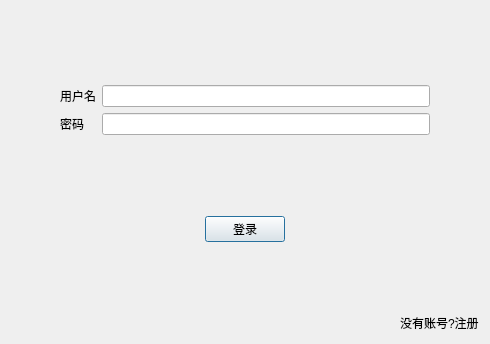
<?xml version="1.0" encoding="UTF-8"?>
<ui version="4.0">
 <class>dialog_login</class>
 <widget class="QDialog" name="dialog_login">
  <property name="geometry">
   <rect>
    <x>0</x>
    <y>0</y>
    <width>490</width>
    <height>344</height>
   </rect>
  </property>
  <property name="windowTitle">
   <string>Dialog</string>
  </property>
  <layout class="QVBoxLayout" name="verticalLayout">
   <item>
    <spacer name="verticalSpacer">
     <property name="orientation">
      <enum>Qt::Vertical</enum>
     </property>
     <property name="sizeHint" stdset="0">
      <size>
       <width>20</width>
       <height>54</height>
      </size>
     </property>
    </spacer>
   </item>
   <item>
    <layout class="QHBoxLayout" name="horizontalLayout_2">
     <item>
      <spacer name="horizontalSpacer_2">
       <property name="orientation">
        <enum>Qt::Horizontal</enum>
       </property>
       <property name="sizeType">
        <enum>QSizePolicy::Preferred</enum>
       </property>
       <property name="sizeHint" stdset="0">
        <size>
         <width>40</width>
         <height>20</height>
        </size>
       </property>
      </spacer>
     </item>
     <item>
      <widget class="QWidget" name="ww" native="true">
       <property name="sizePolicy">
        <sizepolicy hsizetype="Expanding" vsizetype="Preferred">
         <horstretch>0</horstretch>
         <verstretch>0</verstretch>
        </sizepolicy>
       </property>
       <layout class="QFormLayout" name="formLayout">
        <item row="0" column="0">
         <widget class="QLabel" name="label">
          <property name="text">
           <string>用户名</string>
          </property>
         </widget>
        </item>
        <item row="0" column="1">
         <widget class="QLineEdit" name="lineEdit"/>
        </item>
        <item row="1" column="0">
         <widget class="QLabel" name="label_2">
          <property name="text">
           <string>密码</string>
          </property>
         </widget>
        </item>
        <item row="1" column="1">
         <widget class="QLineEdit" name="lineEdit_2">
          <property name="text">
           <string/>
          </property>
          <property name="echoMode">
           <enum>QLineEdit::Password</enum>
          </property>
         </widget>
        </item>
       </layout>
      </widget>
     </item>
     <item>
      <spacer name="horizontalSpacer_3">
       <property name="orientation">
        <enum>Qt::Horizontal</enum>
       </property>
       <property name="sizeType">
        <enum>QSizePolicy::Preferred</enum>
       </property>
       <property name="sizeHint" stdset="0">
        <size>
         <width>40</width>
         <height>20</height>
        </size>
       </property>
      </spacer>
     </item>
    </layout>
   </item>
   <item>
    <spacer name="verticalSpacer_2">
     <property name="orientation">
      <enum>Qt::Vertical</enum>
     </property>
     <property name="sizeHint" stdset="0">
      <size>
       <width>20</width>
       <height>54</height>
      </size>
     </property>
    </spacer>
   </item>
   <item>
    <layout class="QHBoxLayout" name="horizontalLayout_3">
     <item>
      <widget class="QPushButton" name="btn_login">
       <property name="sizePolicy">
        <sizepolicy hsizetype="Fixed" vsizetype="Fixed">
         <horstretch>0</horstretch>
         <verstretch>0</verstretch>
        </sizepolicy>
       </property>
       <property name="text">
        <string>登录</string>
       </property>
      </widget>
     </item>
    </layout>
   </item>
   <item>
    <spacer name="verticalSpacer_3">
     <property name="orientation">
      <enum>Qt::Vertical</enum>
     </property>
     <property name="sizeHint" stdset="0">
      <size>
       <width>20</width>
       <height>54</height>
      </size>
     </property>
    </spacer>
   </item>
   <item>
    <layout class="QHBoxLayout" name="horizontalLayout">
     <item>
      <spacer name="horizontalSpacer">
       <property name="orientation">
        <enum>Qt::Horizontal</enum>
       </property>
       <property name="sizeHint" stdset="0">
        <size>
         <width>40</width>
         <height>20</height>
        </size>
       </property>
      </spacer>
     </item>
     <item>
      <widget class="QLabel" name="label_register">
       <property name="text">
        <string>没有账号?注册</string>
       </property>
      </widget>
     </item>
    </layout>
   </item>
  </layout>
 </widget>
 <resources/>
 <connections/>
</ui>
